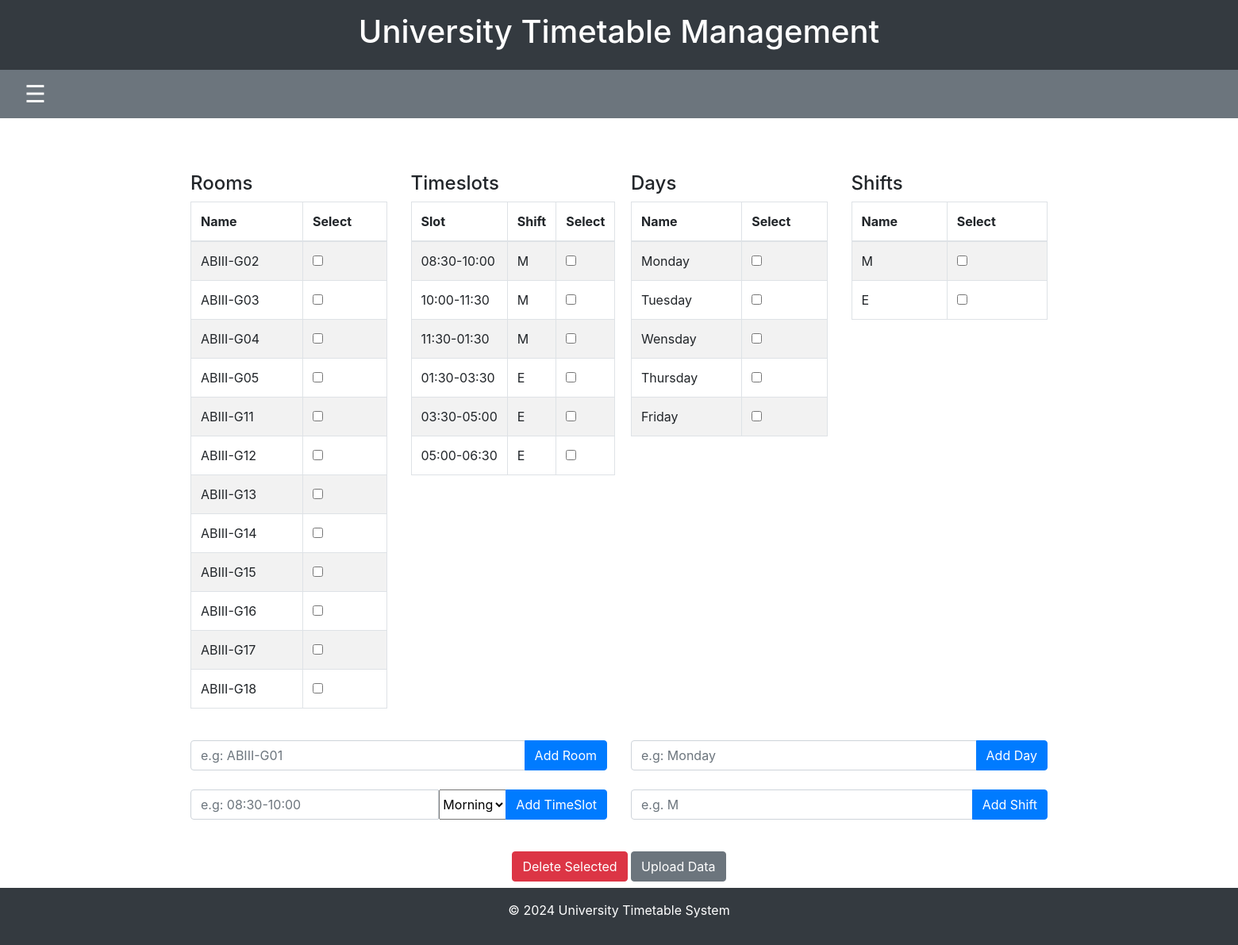
Screenshot of /manage_data/ with the database file from the repository.
### timetable/models.py (models this page shows, shortened)
class Room(models.Model):
    name = models.CharField(max_length=10)

class Timeslot(models.Model):
    slot = models.CharField(max_length=20)
    category = models.CharField(max_length=20, null=True, blank=True)
    shift = models.ForeignKey(Shift, on_delete=models.CASCADE)  # New shift field

class Shift(models.Model):
    name = models.CharField(max_length=8)  # Example: 'M', 'E', etc.

class Day(models.Model):
    name = models.CharField(max_length=10)

### timetable/views.py (the view)
# urls.py: path('manage_data/', views.manage_days_rooms_timeslots, name='manage_data'),
def manage_days_rooms_timeslots(request):
    default_shifts = ['M', 'E']
    for shift_name in default_shifts:
        Shift.objects.get_or_create(name=shift_name)
    if request.method == 'POST':
        item_type = request.POST.get('item_type')
        if item_type == 'bulk_delete':
            room_ids = request.POST.get('room_ids').split(',') if request.POST.get('room_ids') else []
            day_ids = request.POST.get('day_ids').split(',') if request.POST.get('day_ids') else []
            timeslot_ids = request.POST.get('timeslot_ids').split(',') if request.POST.get('timeslot_ids') else []
            shift_ids = request.POST.get('shift_ids').split(',') if request.POST.get('shift_ids') else []
            Room.objects.filter(id__in=room_ids).delete()
            Day.objects.filter(id__in=day_ids).delete()
            Timeslot.objects.filter(id__in=timeslot_ids).delete()
            Shift.objects.filter(id__in=shift_ids).delete()
            return redirect('manage_data')
        elif item_type == 'add_room':
            form = addroom(request.POST)
            if form.is_valid():
                if not Room.objects.filter(name=form.cleaned_data['name']).exists():
                    form.save()
                return redirect('manage_data')
        elif item_type == 'add_day':
            if Day.objects.count() >= 5:
                error_message = "You can't add more than 5 days."
                return render(request, 'timetable/manage_days_rooms_timeslots.html', {'error_message': error_message})
            form = addday(request.POST)
            if form.is_valid():
                if not Day.objects.filter(name=form.cleaned_data['name']).exists():
                    form.save()
                return redirect('manage_data')
        elif item_type == 'add_timeslot':
            form = addslot(request.POST)
            if form.is_valid():
                if not Timeslot.objects.filter(slot=form.cleaned_data['slot'], shift=form.cleaned_data['shift']).exists():
                    form.save()
                return redirect('manage_data')
        elif item_type == 'add_shift':
            shift_form = AddShiftForm(request.POST)
            if shift_form.is_valid():
                if not Shift.objects.filter(name=shift_form.cleaned_data['name']).exists():
                    shift_form.save()
                return redirect('manage_data')
    else:
        room_form = addroom()
        day_form = addday()
        timeslot_form = addslot()
        shift_form = AddShiftForm()
    rooms = Room.objects.all()
    days = Day.objects.all()
    timeslots = Timeslot.objects.all()
    shifts = Shift.objects.all()
    return render(request, 'timetable/manage_days_rooms_timeslots.html', {
        'rooms': rooms,
        'days': days,
        'timeslots': timeslots,
        'shifts': shifts,
        'room_form': room_form,
        'day_form': day_form,
        'timeslot_form': timeslot_form,
        'shift_form': shift_form,
    })

### timetable/forms.py
class addroom(forms.ModelForm):
    class Meta:
        model = Room
        fields = ['name']
        widgets = {
            'name': forms.TextInput(attrs={'class': 'form-control', 'placeholder': 'e.g: ABIII-G01'})
        }

class addday(forms.ModelForm):
    class Meta:
        model = Day
        fields = ['name']
        widgets = {
            'name': forms.TextInput(attrs={'class': 'form-control', 'placeholder': 'e.g: Monday'})
        }

### timetable/templates/timetable/manage_days_rooms_timeslots.html (shortened to what this page needs)
{% extends 'timetable/base.html' %}
{% block content %}
<div class="container mt-5">
    <div class="row">
        <div class="col-md-3">
            <h4>Rooms</h4>
            <table class="table table-bordered table-striped">
                <thead>
                    <tr>
                        <th>Name</th>
                        <th>Select</th>
                    </tr>
                </thead>
                <tbody>
                    {% for room in rooms %}
                    <tr>
                        <td>{{ room.name }}</td>
                        <td><input type="checkbox" name="room_ids" value="{{ room.id }}"></td>
                    </tr>
                    {% endfor %}
                </tbody>
            </table>
        </div>
        <div class="col-md-3">
            <h4>Timeslots</h4>
            <table class="table table-bordered table-striped">
                <thead>
                    <tr>
                        <th>Slot</th>
                        <th>Shift</th>
                        <th>Select</th>
                    </tr>
                </thead>
                <tbody>
                    {% for timeslot in timeslots %}
                    <tr>
                        <td>{{ timeslot.slot }}</td>
                        <td>{{ timeslot.shift.name }}</td>
                        <td><input type="checkbox" name="timeslot_ids" value="{{ timeslot.id }}"></td>
                    </tr>
                    {% endfor %}
                </tbody>
            </table>
        </div>
        <div class="col-md-3">
            <h4>Days</h4>
            <table class="table table-bordered table-striped">
                <thead>
                    <tr>
                        <th>Name</th>
                        <th>Select</th>
                    </tr>
                </thead>
                <tbody>
                    {% for day in days %}
                    <tr>
                        <td>{{ day.name }}</td>
                        <td><input type="checkbox" name="day_ids" value="{{ day.id }}"></td>
                    </tr>
                    {% endfor %}
                </tbody>
            </table>
        </div>
        <div class="col-md-3">
            <h4>Shifts</h4>
            <table class="table table-bordered table-striped">
                <thead>
                    <tr>
                        <th>Name</th>
                        <th>Select</th>
                    </tr>
                </thead>
                <tbody>
                    {% for shift in shifts %}
                    <tr>
                        <td>{{ shift.name }}</td>
                        <td><input type="checkbox" name="shift_ids" value="{{ shift.id }}"></td>
                    </tr>
                    {% endfor %}
                </tbody>
            </table>
        </div>
    </div>
    <div class="row mt-4">
        <div class="col-md-6">
            <form method="POST" action="">
                <div class="input-group mb-3">
                    {{ room_form.name }}
                    <div class="input-group-append">
                        <button type="submit" name="item_type" value="add_room" class="btn btn-primary">Add Room</button>
                    </div>
                </div>
            </form>
        </div>
        <div class="col-md-6">
            <form method="POST" action="">
                <div class="input-group mb-3">
                    {{ day_form.name }}
                    <div class="input-group-append">
                        <button type="submit" name="item_type" value="add_day" class="btn btn-primary">Add Day</button>
                    </div>
                </div>
            </form>
        </div>
    </div>
    <div class="row mt-2">
        <div class="col-md-6">
            <form method="POST" action="">
                <div class="input-group mb-3">
                    {{ timeslot_form.slot }}
                    {{ timeslot_form.shift }}
                    <div class="input-group-append">
                        <button type="submit" name="item_type" value="add_timeslot" class="btn btn-primary">Add TimeSlot</button>
                    </div>
                </div>
            </form>
        </div>
        <div class="col-md-6">
            <form method="POST" action="">
                <div class="input-group mb-3">
                    {{ shift_form.name }}
                    <div class="input-group-append">
                        <button type="submit" name="item_type" value="add_shift" class="btn btn-primary">Add Shift</button>
                    </div>
                </div>
            </form>
        </div>
    </div>
    <div class="mt-4 text-center">
        <button type="button" class="btn btn-danger mb-2" data-toggle="modal" data-target="#confirmDeleteModal">Delete Selected</button>
        <a href="{% url 'upload_days_rooms_timeslots' %}" class="btn btn-secondary mb-2">Upload Data</a>
    </div>
</div>
{% endblock %}

### timetable/static/css/styles.css (style rules this page uses)
html, body { height: 100%; margin: 0; display: flex; flex-direction: column; }
.table { width: 100%; margin-left: 0; margin-right: 0; }
.table td, .table th { white-space: nowrap; }

### timetable/templates/timetable/base.html (style rules this page uses)
html, body { height: 100%; margin: 0; padding: 0; }

### rows the page displays
Room: name "ABIII-G02"
Room: name "ABIII-G03"
Room: name "ABIII-G04"
Room: name "ABIII-G05"
Room: name "ABIII-G11"
Room: name "ABIII-G12"
Room: name "ABIII-G13"
Room: name "ABIII-G14"
Room: name "ABIII-G15"
Room: name "ABIII-G16"
Room: name "ABIII-G17"
Room: name "ABIII-G18"
Timeslot: slot "08:30-10:00", shift.name "M"
Timeslot: slot "10:00-11:30", shift.name "M"
Timeslot: slot "11:30-01:30", shift.name "M"
Timeslot: slot "01:30-03:30", shift.name "E"
Timeslot: slot "03:30-05:00", shift.name "E"
Timeslot: slot "05:00-06:30", shift.name "E"
Day: name "Monday"
Day: name "Tuesday"
Day: name "Wensday"
Day: name "Thursday"
Day: name "Friday"
Shift: name "M"
Shift: name "E"
